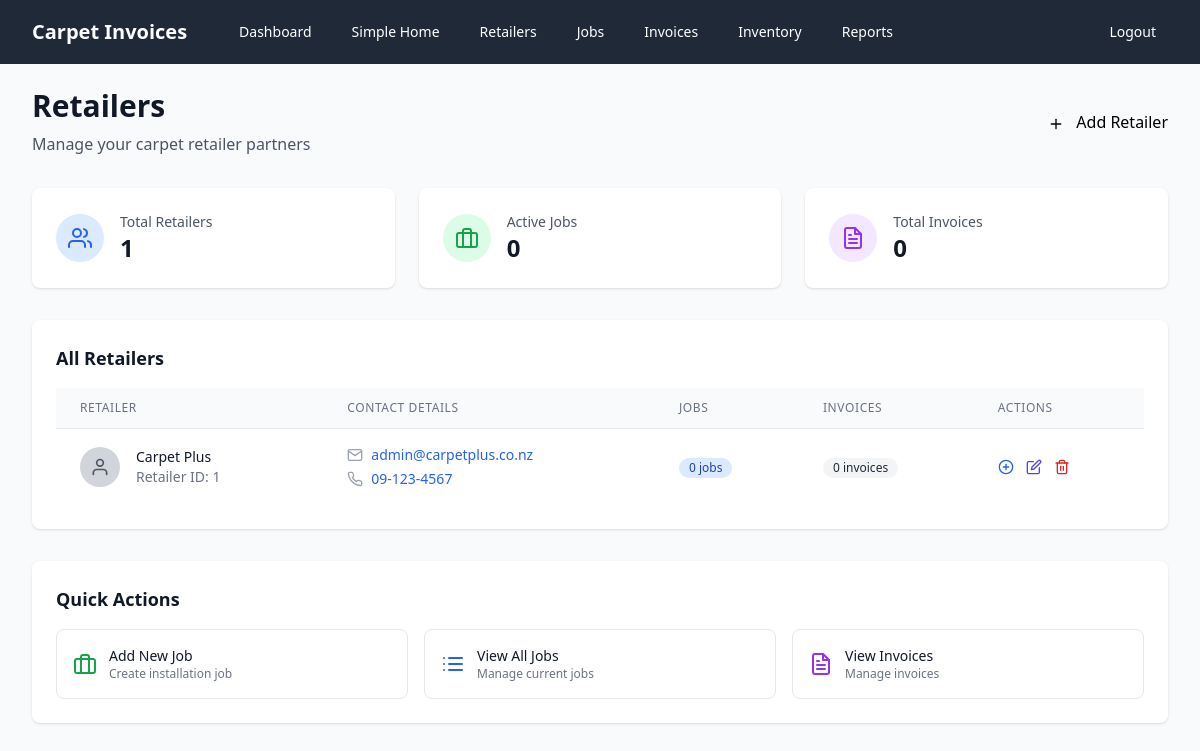
The page /retailers (signed in) on the database as committed earlier.
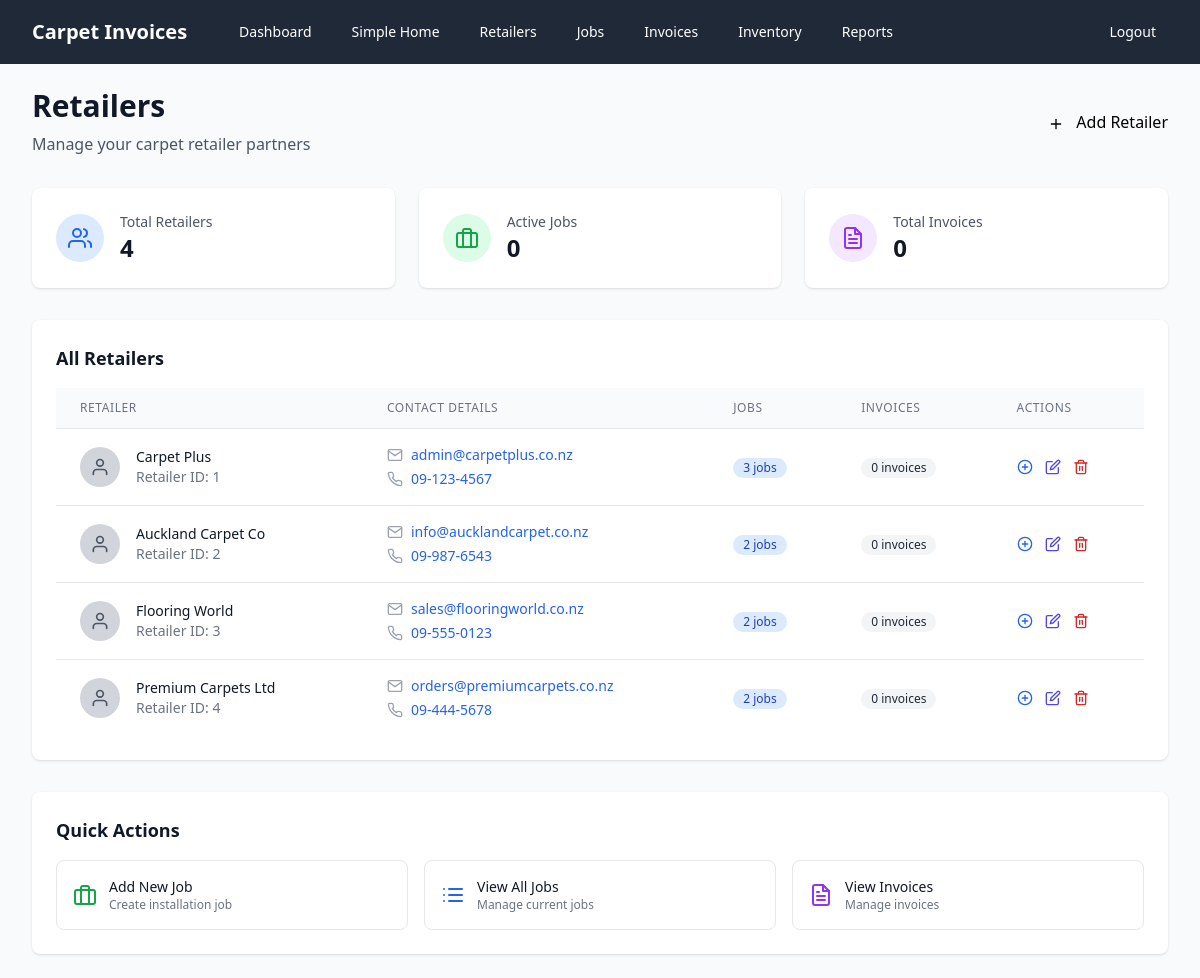
The same page on the database as committed later.
### models.py (models this page shows, shortened)
class Retailer(db.Model):
    id = db.Column(db.Integer, primary_key=True)
    name = db.Column(db.String(100), nullable=False)
    email = db.Column(db.String(120), nullable=False)
    phone = db.Column(db.String(20), nullable=False)
    jobs = relationship("Job", back_populates="retailer")

### app.py (the view)
@app.route('/retailers')
@login_required
def retailers():
    retailers_list = db.session.query(Retailer).all()
    return render_template('retailers.html', retailers=retailers_list)

### app.py (called while the page is built)
def login_required(f):
    from functools import wraps
    @wraps(f)
    def decorated_function(*args, **kwargs):
        if not session.get('logged_in'):
            return redirect(url_for('login'))
        return f(*args, **kwargs)
    return decorated_function

### templates/retailers.html (shortened to what the changed rows need)
{% extends "base.html" %}
{% block content %}
<div class="flex flex-col sm:flex-row justify-between items-start sm:items-center mb-8">
    <div>
        <h1 class="text-3xl font-bold text-gray-900">Retailers</h1>
    </div>
</div>
<div class="grid grid-cols-1 md:grid-cols-3 gap-6 mb-8">
    <div class="bg-white rounded-lg shadow p-6">
        <div class="flex items-center">
            <div class="ml-4">
                <p class="text-sm font-medium text-gray-600">Total Retailers</p>
                <p class="text-2xl font-bold text-gray-900">{{ retailers|length }}</p>
            </div>
        </div>
    </div>
                    {% set total_jobs = 0 %}
                    {% for retailer in retailers %}
                        {% set total_jobs = total_jobs + retailer.jobs|length %}
                    {% endfor %}
                    {% set total_invoices = 0 %}
                    {% for retailer in retailers %}
                        {% for job in retailer.jobs %}
                            {% set total_invoices = total_invoices + job.invoices|length %}
                        {% endfor %}
                    {% endfor %}
</div>
<div class="bg-white rounded-lg shadow">
    <div class="p-6">
        <h2 class="text-lg font-semibold text-gray-900 mb-4">All Retailers</h2>
        {% if retailers %}
        <div class="overflow-x-auto">
            <table class="min-w-full divide-y divide-gray-200">
                <thead class="bg-gray-50">
                    <tr>
                        <th class="px-6 py-3 text-left text-xs font-medium text-gray-500 uppercase tracking-wider">
                            Retailer
                        </th>
                        <th class="px-6 py-3 text-left text-xs font-medium text-gray-500 uppercase tracking-wider">
                            Contact Details
                        </th>
                        <th class="px-6 py-3 text-left text-xs font-medium text-gray-500 uppercase tracking-wider">
                            Jobs
                        </th>
                        <th class="px-6 py-3 text-left text-xs font-medium text-gray-500 uppercase tracking-wider">
                            Invoices
                        </th>
                        <th class="px-6 py-3 text-left text-xs font-medium text-gray-500 uppercase tracking-wider">
                            Actions
                        </th>
                    </tr>
                </thead>
                <tbody class="bg-white divide-y divide-gray-200">
                    {% for retailer in retailers %}
                    <tr class="hover:bg-gray-50">
                        <td class="px-6 py-4 whitespace-nowrap">
                            <div class="flex items-center">
                                <div class="flex-shrink-0 h-10 w-10">
                                    <div class="h-10 w-10 rounded-full bg-gray-300 flex items-center justify-center">
                                        <i data-feather="user" class="h-5 w-5 text-gray-600"></i>
                                    </div>
                                </div>
                                <div class="ml-4">
                                    <div class="text-sm font-medium text-gray-900">{{ retailer.name }}</div>
                                    <div class="text-sm text-gray-500">Retailer ID: {{ retailer.id }}</div>
                                </div>
                            </div>
                        </td>
                        <td class="px-6 py-4 whitespace-nowrap">
                            <div class="text-sm text-gray-900">
                                <div class="flex items-center mb-1">
                                    <i data-feather="mail" class="h-4 w-4 mr-2 text-gray-400"></i>
                                    <a href="mailto:{{ retailer.email }}" class="text-blue-600 hover:text-blue-800">
                                        {{ retailer.email }}
                                    </a>
                                </div>
                                <div class="flex items-center">
                                    <i data-feather="phone" class="h-4 w-4 mr-2 text-gray-400"></i>
                                    <a href="tel:{{ retailer.phone }}" class="text-blue-600 hover:text-blue-800">
                                        {{ retailer.phone }}
                                    </a>
                                </div>
                            </div>
                        </td>
                        <td class="px-6 py-4 whitespace-nowrap">
                            <div class="text-sm text-gray-900">
                                <span class="inline-flex items-center px-2.5 py-0.5 rounded-full text-xs font-medium bg-blue-100 text-blue-800">
                                    {{ retailer.jobs|length }} jobs
                                </span>
                            </div>
                        </td>
                        <td class="px-6 py-4 whitespace-nowrap">
                            <div class="text-sm text-gray-900">
                                {% set invoice_count = 0 %}
                                {% for job in retailer.jobs %}
                                    {% set invoice_count = invoice_count + job.invoices|length %}
                                {% endfor %}
                                <span class="inline-flex items-center px-2.5 py-0.5 rounded-full text-xs font-medium
                                    {% if invoice_count > 0 %}bg-green-100 text-green-800{% else %}bg-gray-100 text-gray-800{% endif %}">
                                    {{ invoice_count }} invoices
                                </span>
                            </div>
                        </td>
                        <td class="px-6 py-4 whitespace-nowrap text-sm font-medium">
                            <div class="flex space-x-3">
                                <a href="{{ url_for('add_job') }}?retailer_id={{ retailer.id }}"
                                   class="text-blue-600 hover:text-blue-800" title="Add Job">
                                    <i data-feather="plus-circle" class="h-4 w-4"></i>
                                </a>
                                <a href="#" class="text-indigo-600 hover:text-indigo-800" title="Edit Retailer">
                                    <i data-feather="edit" class="h-4 w-4"></i>
                                </a>
                                <a href="#" class="text-red-600 hover:text-red-800" title="Delete Retailer">
                                    <i data-feather="trash-2" class="h-4 w-4"></i>
                                </a>
                            </div>
                        </td>
                    </tr>
                    {% endfor %}
                </tbody>
            </table>
        </div>
        {% endif %}
    </div>
</div>
{% endblock %}

Rows that differ between the two databases and show on the page:
computed for Retailer "Carpet Plus": jobs|length "0" → "3"
added Retailer: name "Auckland Carpet Co", id "2", email "info@aucklandcarpet.co.nz", phone "09-987-6543", jobs|length "2", invoice_count "0"
added Retailer: name "Flooring World", id "3", email "sales@flooringworld.co.nz", phone "09-555-0123", jobs|length "2", invoice_count "0"
added Retailer: name "Premium Carpets Ltd", id "4", email "orders@premiumcarpets.co.nz", phone "09-444-5678", jobs|length "2", invoice_count "0"
Other text that changed with them:
{{ retailers|length }}: "1" → "4"
